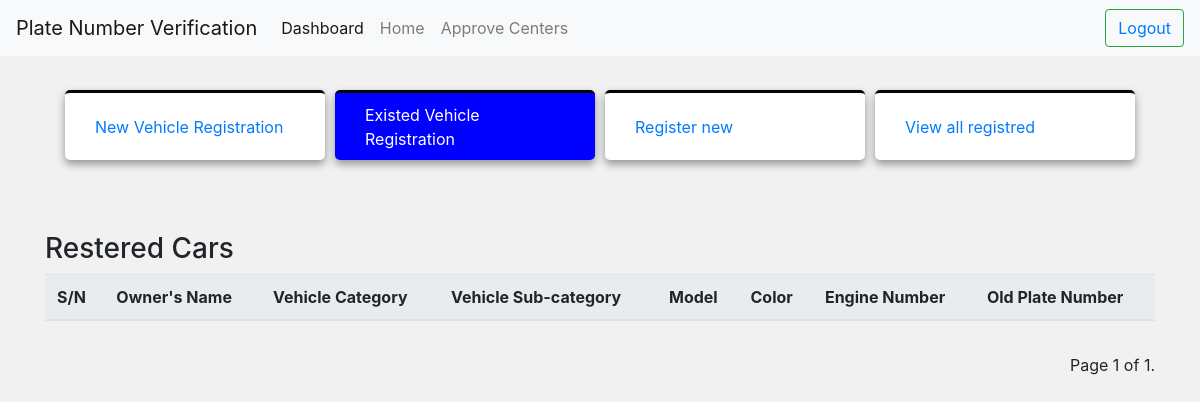
Page /car-list/ (signed in) on the earlier database version.
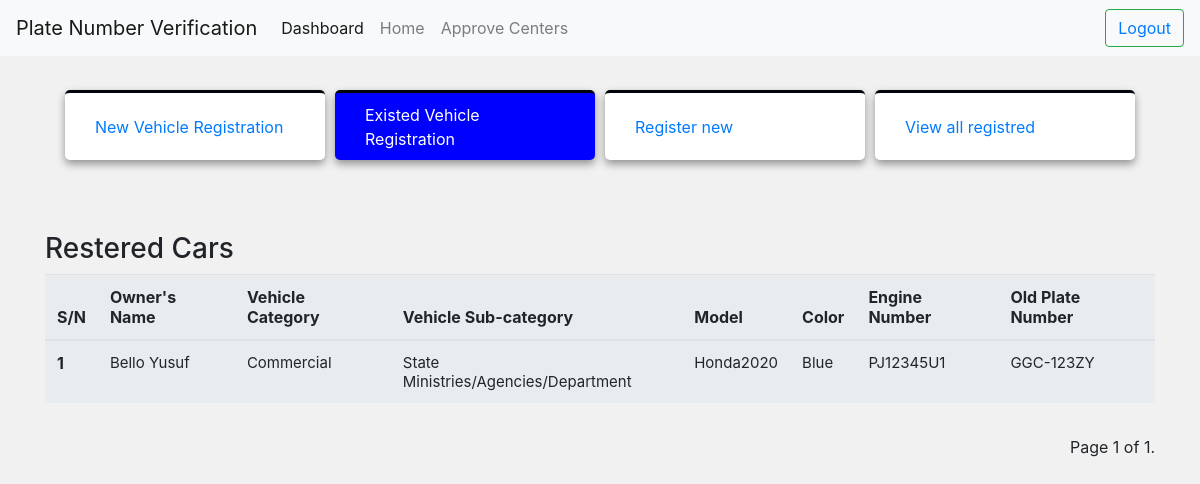
Same page on the later database version.
### owners/models.py (models this page shows, shortened)
class TimeModels(models.Model):
    created = models.DateTimeField(auto_now=False, auto_now_add=True)
    updated = models.DateTimeField(auto_now=True, auto_now_add=False)
    class Meta:
        abstract = True

class CarRegisteration(TimeModels):
    VEHICLE_CATEGORIES = (
        ("Government", "Government"),
        ("Commercial", "Commercial"),
        ("Private", "Private"),
    )
    VEHICLE_SUB_CATEGORY = (
        ("Diplomatic and Foreign Mission", "Diplomatic and Foreign Mission"),
        ("Federal Parastatals/Agencies/Department", "Federal Parastatals/Agencies/Department"),
        ("LGA", "LGA"),
        ("Military/Paramilitaries", "Military/Paramilitaries"),
        ("State Ministries/Agencies/Department", "State Ministries/Agencies/Department"),
    )
    VEHICLE_MAKE = (
        (100, 100),
        (1617, 1617),
        (190, 190),
        (420, 420),
        ("5 SERIES", "5 SERIES"),
    )
    FUEL_TYPE = (
        ("Petrol", "Petrol"),
        ("Diesel", "Diesel"),
        ("Bio-Fuel", "Bio-Fuel"),
    )
    VEHICLE_TYPE = (
        ("Telsa", "Telsa"),
        ("BMW", "BMW"),
        ("Ferrari", "Ferrari"),
        ("Honda", "Honda"),
        ("Toyota", "Toyota"),
        ("Audi", "Audi"),
        ("Jeep", "Jeep"),
        ("Mazda", "Mazda"),
        ("Nissan", "Nissan"),
    )
    ENGINE_CAPACITY =(
        ("Above 3.0", "Above 3.0"),
        ("Below 1.6", "Below 1.6"),
        ("Between 1.6 and 2.0", "Between 1.6 and 2.0"),
        ("Between 2.1 and 3.0", "Between 2.1 and 3.0"),
    )
    owner = models.ForeignKey(Owner, verbose_name=("Owner"), on_delete=models.CASCADE)
    vehicle_category = models.CharField(choices=VEHICLE_CATEGORIES, max_length=15)
    vehicle_sub_category = models.CharField(choices=VEHICLE_SUB_CATEGORY, max_length=50)
    old_plate_number = models.CharField(max_length=20)
    vehicle_make = models.CharField(max_length=10)
    color = models.CharField(max_length=10)
    fuel_type = models.CharField(choices=FUEL_TYPE, max_length=50)
    year_of_manufacture = models.CharField(max_length=4, help_text="2000")
    model = models.CharField(max_length=10)
    engine_number = models.CharField(max_length=10)
    policy_number = models.CharField(max_length=10)
    vehicle_type = models.CharField(("Vehicle Type/Group"), choices=VEHICLE_TYPE, max_length=50)
    chassis_no = models.CharField(("Chassis Number"), max_length=15)
    engine_capacity = models.CharField(choices=ENGINE_CAPACITY, max_length=50)
    tank_capacity = models.CharField(max_length=50)
    odometer = models.CharField(max_length=15)

class Owner(TimeModels):
    SEX_TYPE = (
        ("Male", "Male"),
        ("Female", "Female"),
    )
    MARITAL_STATUS = (
        ("Single", "Single"),
        ("Married", "Married"),
        ("Divorced", "Divorced"),
    )
    OCCUPATION = (
        ("Student", "Student"),
        ("Civil Servant", "Civil Servant"),
        ("Business", "Business"),
    )
    full_name = models.CharField(max_length=20)
    sex = models.CharField(choices=SEX_TYPE ,max_length=50)
    marital_status = models.CharField(choices=MARITAL_STATUS ,max_length=50)
    occupation = models.CharField(choices=OCCUPATION, max_length=50)
    date_of_birth = models.DateField(auto_now=False, auto_now_add=False, help_text="Date of Birth Format 2000-11-25")
    phone = models.CharField(max_length=20)
    email = models.EmailField(max_length=254)
    residential_address = models.CharField(max_length=50)
    state = models.CharField(max_length=15)
    local_government = models.CharField(("Local government"), max_length=50)
    nationality = models.CharField(max_length=15)
    def __str__(self):
        return self.full_name
    class Meta:
        verbose_name = 'Owner'
        verbose_name_plural = 'Owners'

### owners/views.py (the view)
# urls.py: path("car-list/", CarRegistrationListViews.as_view(), name="car-list"),
class CarRegistrationListViews(LoginRequiredMixin, ListView):
    model = CarRegisteration
    context_object_name = "cars"
    paginate_by = 10
    template_name = "content/car_list.html"

### owners/templates/content/car_list.html (shortened to what this page needs)
{% extends "base.html" %}
{% load static %}
{% load crispy_forms_tags %}
{% block content  %}
{% include "include/header.html" %}
<table class="table jumbotron">
    <h3>Restered Cars </h3>
    <thead>
      <tr>
        <th scope="col">S/N</th>
        <th scope="col">Owner's Name</th>
        <th scope="col">Vehicle Category</th>
        <th scope="col">Vehicle Sub-category</th>
        <th scope="col">Model</th>
        <th scope="col">Color</th>
        <th scope="col">Engine Number</th>
        <th scope="col">Old Plate Number</th>
      </tr>
    </thead>
    <tbody>
      {% for car in cars%}
        <tr>
          <th>{{ car.id }}</th>
          <td>
            {{ car.owner }}
          </td>
          <td>{{ car.vehicle_category }}</td>
          <td>{{ car.vehicle_sub_category}}</td>
          <td>{{ car.model }}</td>
          <td>{{ car.color }}</td>
          <td>{{ car.engine_number }}</td>
          <td>{{ car.old_plate_number }}</td>
        </tr>
      {% endfor %}
    </tbody>
  </table>
  {% include "include/pagination.html" %}
{% endblock content  %}

### owners/templates/base.html (shortened to what this page needs)
{% load static %}
<html lang="en">
<head>
    {% block styel %}
    <link rel="stylesheet" href="https://cdn.jsdelivr.net/npm/bootstrap@4.6.2/dist/css/bootstrap.min.css">
    <link rel="stylesheet" href="{% static 'css/bootstrap.css' %}">
    <link rel="stylesheet" href="{% static 'css/all.css' %}">
    <link rel="stylesheet" href="{% static 'css/style.css' %}">
    {% endblock styel %}
</head>
<body>
    {% include "include/navbar.html" %}
    <div class="container">
        {% block content %}
        {% endblock content %}
    </div>
</body>
</html>

### owners/templates/include/navbar.html (shortened to what this page needs)
<nav class="navbar navbar-expand-lg navbar-light bg-light fixed-top">
    <a class="navbar-brand" href="{% url "dashboard" %}">Plate Number Verification</a>
    <div class="collapse navbar-collapse" id="navbarSupportedContent">
      <ul class="navbar-nav mr-auto">
        <li class="nav-item active">
          <a class="nav-link" href="{% url 'dashboard' %}">Dashboard<span class="sr-only">(current)</span></a>
        </li>
        <li class="nav-item">
          <a class="nav-link" href="{% url 'dashboard' %}">Home</a>
        </li>
        <li class="nav-item">
          <a class="nav-link" href="{% url 'state-list' %}">Approve Centers</a>
        </li>
      </ul>
        <button class="btn btn-outline-success my-2 my-sm-0" type="submit">
          <a href="{% url 'logout' %}">Logout</a>
        </button>
    </div>
  </nav>

### owners/templates/include/header.html (shortened to what this page needs)
<div class="cards">
    <a  href="{% url 'car-create'%}"  style="text-decoration: none;">
        <div class="card-content" {% if request.resolver_match.view_name == 'car-create' %} style="background-color: blue; color:white;" {% endif %}>
            New Vehicle Registration
        </div>
    </a>
    <a href="{% url 'car-list' %}" style="text-decoration: none;">
        <div class="card-content" {% if request.resolver_match.view_name == 'car-list' %} style="background-color: blue; color:white;" {% endif %}>
            Existed Vehicle Registration
        </div>
    </a>
    <a href="{% url 'owner-create' %}" style="text-decoration: none;">
        <div class="card-content"
        >
           Register new
        </div>
    </a>
    <a href="{% url 'owner-list' %}" style="text-decoration: none;">
        <div class="card-content"
        >
            View all registred
        </div>
    </a>
</div>

### owners/templates/include/pagination.html (shortened to what this page needs)
  <div class="pagination justify-content-end">
    <span class="step-links">
        <span class="current">
            Page {{ page_obj.number }} of {{ page_obj.paginator.num_pages }}.
        </span>
    </span>
</div>

### owners/static/css/style.css (style rules this page uses)
body { background-color: #f1f1f1f1; }
.cards { margin-top: 50px; width:100%; padding:40px 20px; display: grid; grid-template-columns: repeat(4, 1fr); gap:10px; margin-bottom: 2em; }
.cards .card-content { background: #fff; border-top:3px solid #010408; padding:30px; display: flex; align-items: center; justify-content: space-between; box-shadow: 0 4px 8px 0 rgba(0, 0, 0, 0.4); border-radius: 5px; height: 70px; }
table { margin-top:5px; width:100%; border-collapse: collapse; }
table tr { border-bottom: 1px solid rgba(0, 0, 0, 0.1); }
table tbody tr:last-child { border-bottom: none; }
td { padding: 9px 5px; font-size: 15px; }

Differences in the rows shown:
added CarRegisteration: id "1", owner "Bello Yusuf", vehicle_category "Commercial", vehicle_sub_category "State Ministries/Agencies/Department", model "Honda2020", color "Blue", engine_number "PJ12345U1", old_plate_number "GGC-123ZY"
